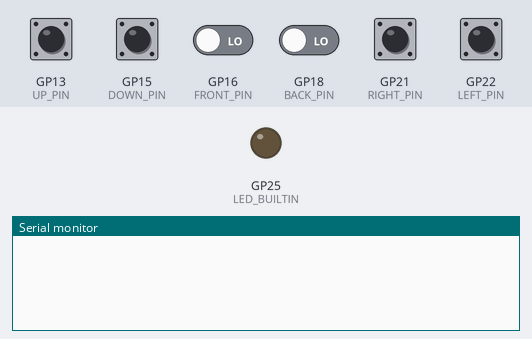
This program was run on a simulated Raspberry Pi Pico. Shown: output pins drawn as LEDs (lit = HIGH), the last lines printed to the serial monitor. Inputs (shaded band) come from the test bench; at power-on: GP13 (UP_PIN), GP15 (DOWN_PIN), GP16 (FRONT_PIN), GP18 (BACK_PIN), GP21 (RIGHT_PIN), GP22 (LEFT_PIN) LOW.

Above: at 1.2 s.
1.3 s: GP13 (UP_PIN) pulled HIGH for 0.15 s
At 2.4 s:
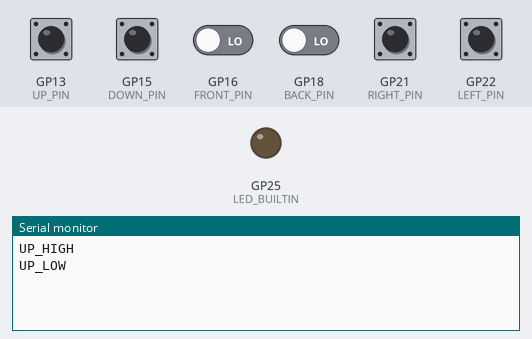
3.0 s: GP15 (DOWN_PIN) pulled HIGH for 0.15 s
At 3.7 s:
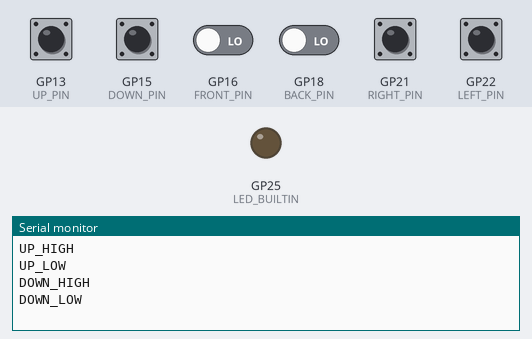
4.7 s: GP16 (FRONT_PIN) driven HIGH
At 5.9 s:
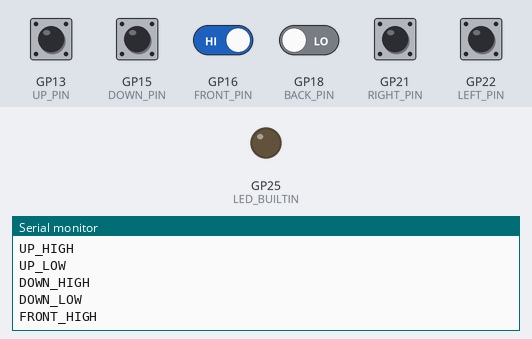
6.2 s: GP18 (BACK_PIN) driven HIGH
At 7.1 s:
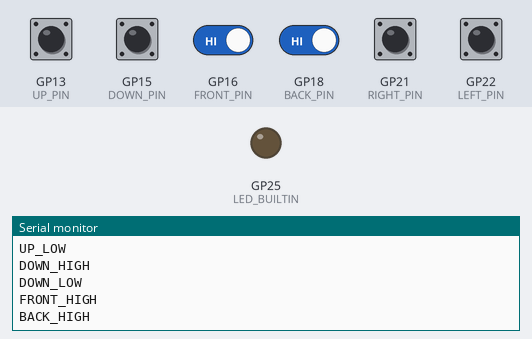
7.7 s: GP21 (RIGHT_PIN) pulled HIGH for 0.15 s
At 8.4 s:
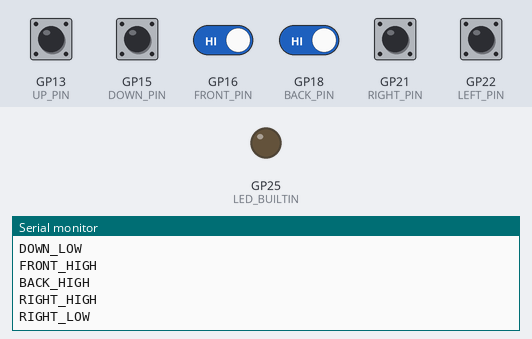
9.4 s: GP22 (LEFT_PIN) pulled HIGH for 0.15 s
At 10.9 s:
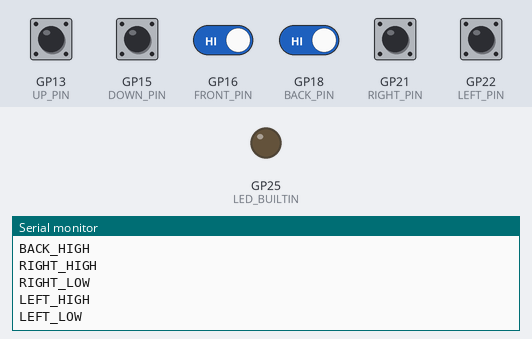

The program:

main.cpp
```cpp
#include "Arduino.h"

#ifndef LED_BUILTIN
#define LED_BUILTIN 25
#endif
#define LEFT_PIN 22
#define RIGHT_PIN 21
#define BACK_PIN 18
#define FRONT_PIN 16
#define UP_PIN 13
#define DOWN_PIN 15

class Button {

    public:

        Button(String name, int pin_number,
               unsigned long debounce_millis=200) :
                id(name), pin_n(pin_number),
                debounce_ms(debounce_millis)
            {}

        void check() {
            const int current_pin = digitalRead(pin_n);
            if (current_pin != pin_status) {
                if ((millis()  - pin_last_ms) > debounce_ms) {
                    pin_last_ms = millis();
                    pin_status = current_pin;
                    if (current_pin == HIGH) {
                        Serial.println(id + "_HIGH");
                    } else {
                        Serial.println(id + "_LOW");
                    }
                }
            }
        }

    private:

        String id;
        int pin_n;
        unsigned long debounce_ms;
        unsigned long pin_last_ms = 0;
        int pin_status = LOW;

};


void setup()
{
  // initialize LED digital pin as an output.
  pinMode(LED_BUILTIN, OUTPUT);
  pinMode(LEFT_PIN, INPUT);
  pinMode(RIGHT_PIN, INPUT);
  pinMode(BACK_PIN, INPUT);
  pinMode(FRONT_PIN, INPUT);
  pinMode(UP_PIN, INPUT);
  pinMode(DOWN_PIN, INPUT);
  Serial.begin(9600);           // set up Serial library at 9600 bps
}


void loop() {

    const unsigned long debounce_millis = 200;

    static Button left_button("LEFT", LEFT_PIN, debounce_millis);
    static Button right_button("RIGHT", RIGHT_PIN, debounce_millis);
    static Button front_button("FRONT", FRONT_PIN, debounce_millis);
    static Button back_button("BACK", BACK_PIN, debounce_millis);
    static Button up_button("UP", UP_PIN, debounce_millis);
    static Button down_button("DOWN", DOWN_PIN, debounce_millis);

    left_button.check();
    right_button.check();
    front_button.check();
    back_button.check();
    up_button.check();
    down_button.check();

    delay(10);
    //if (Serial.available() > 0) {
    //    String serial_input = Serial.readString();
    //    Serial.println(serial_input.c_str());
    //}
}
```

Measured:
- after the input at 1.3 s, the serial monitor: prints a new line at once (image 1)
- after the input at 3.0 s, the serial monitor: prints a new line at once (image 2)
- after the input at 4.7 s, the serial monitor: prints a new line at once (image 3)
- after the input at 6.2 s, the serial monitor: prints a new line at once (image 4)
- after the input at 7.7 s, the serial monitor: prints a new line at once (image 5)
- after the input at 9.4 s, the serial monitor: prints a new line at once (image 6)
